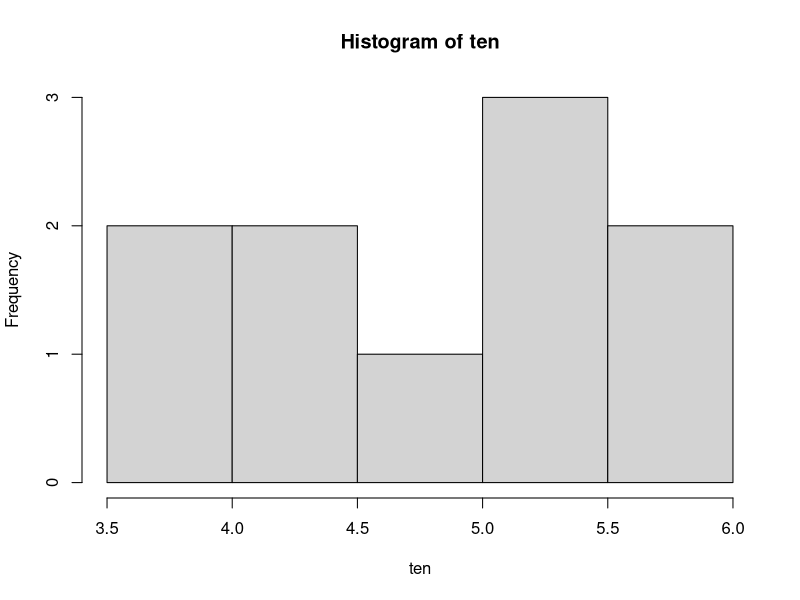
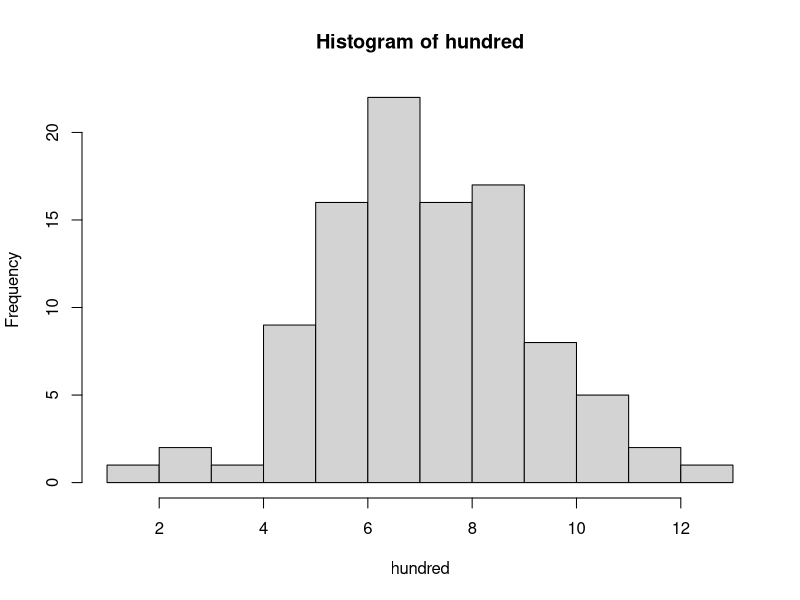
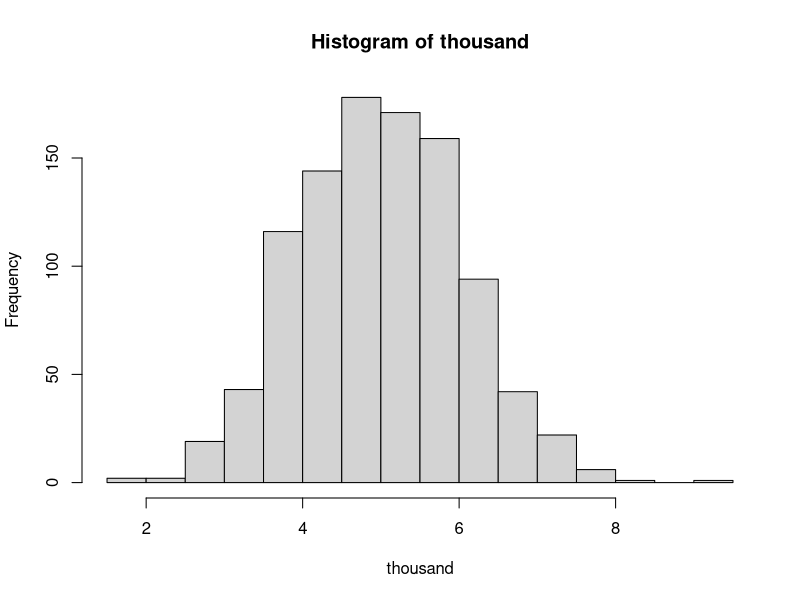
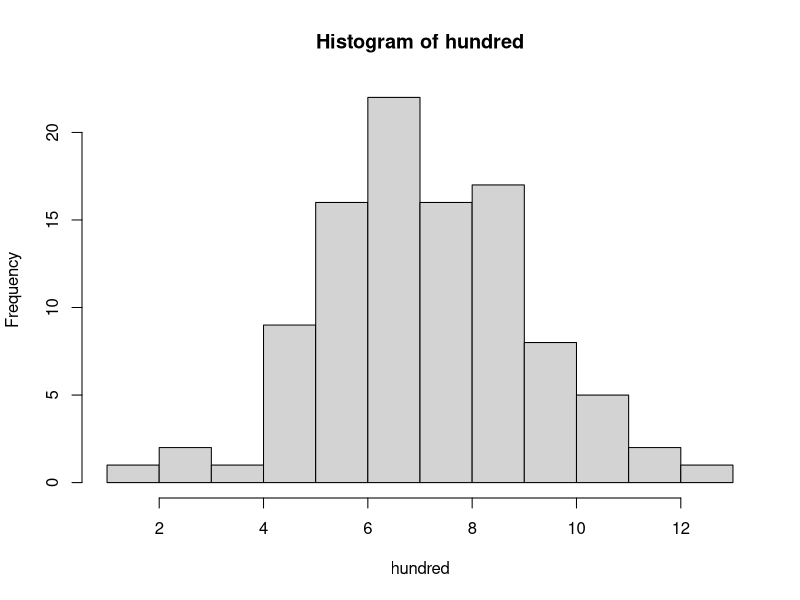
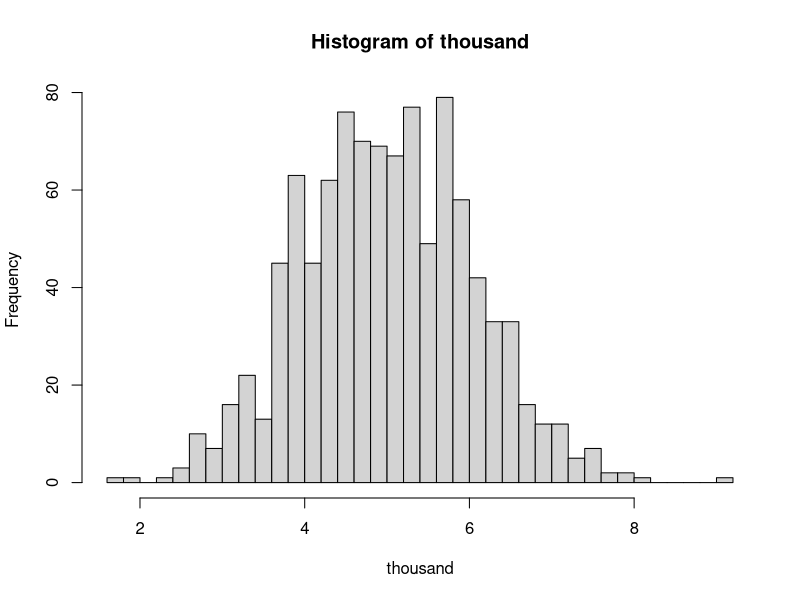
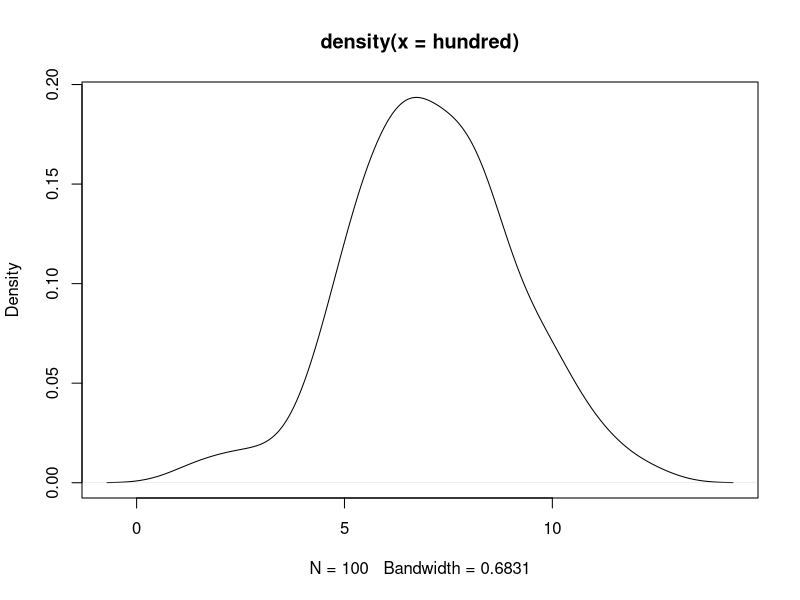
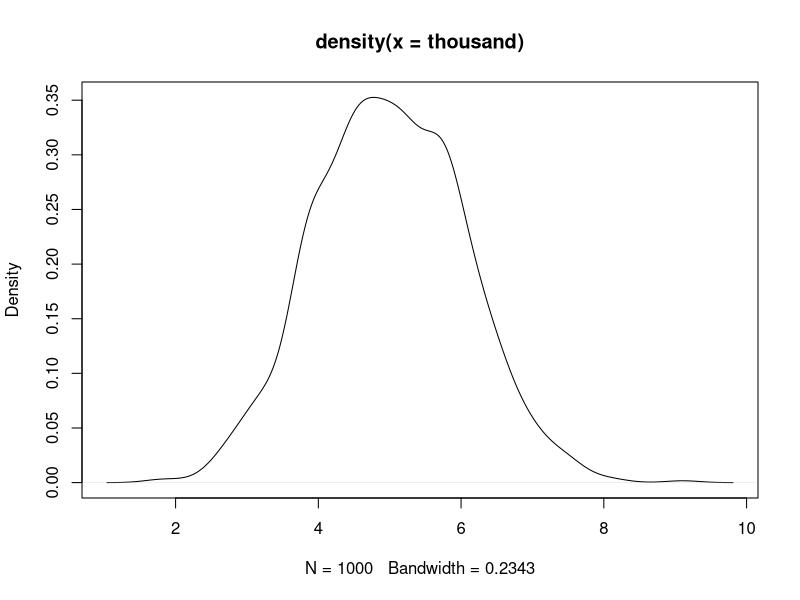
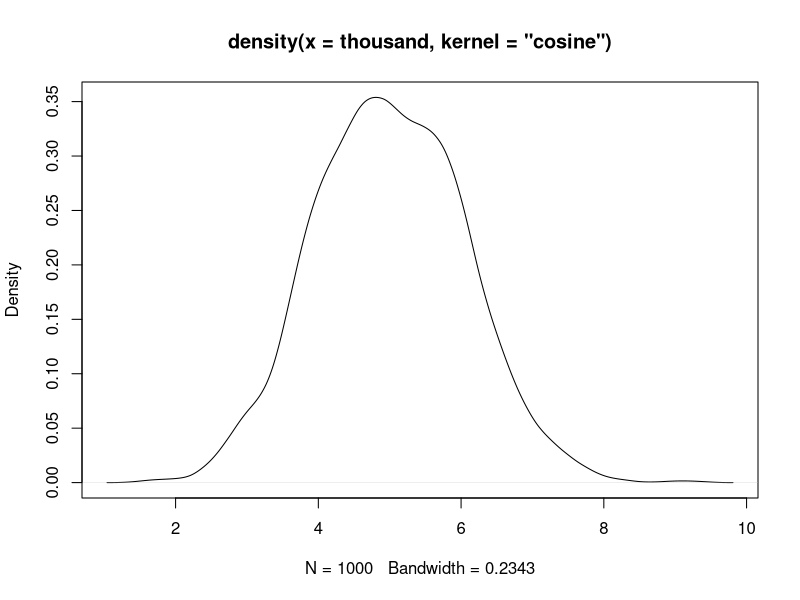

These figures' R source, in order: (Note: a time limit stopped this script after it produced the figures.)
# 1
ten <- rnorm(10, 5, 1)
hundred <- rnorm(100, 7, 2)
thousand <- rnorm(1000, 5, 1)

# 1a
ten_hist <- hist(ten, plot = FALSE)
hundred_hist <- hist(hundred, plot = FALSE)
thousand_hist <- hist(thousand, plot = FALSE)
thousand_hist

# the breaks, the counts for each bin, the middle of each bin,
# the name, equidist (boole), class

# 1b
plot(ten_hist)

plot(hundred_hist)

plot(thousand_hist)

# some better some worse

# 1c
hist(hundred, breaks = 10)

hist(thousand, breaks = 50)

# 1d
density(hundred)

plot(density(hundred))

plot(density(thousand))

plot(density(thousand, kernel = "cosine"))

plot(density(thousand, kernel = "rectangular"))

plot(density(thousand, kernel = "triangular"))

plot(density(thousand, bw = "SJ"))

# 2

red_die_throws <- c(3, 6, 4, 1, 1)
blue_die_throws <- c(1, 1, 4, 2, 1)

pdf("Two_dice_comparison_experiment_boxplot.pdf", height = 14, width = 14)
boxplot(
  list(red_die = red_die_throws, blue_die = blue_die_throws),
  main = paste(
    "The distribution of numbers of sampling (throwing) two dice (red and blue)",
    "- Mean values in darkgreen diamonds.",
    "Would you assume that the red die throws higher numbers than the blue?",
    sep = "\n"
  ),
  border = c("red", "blue")
)
points(1:2, c(
  mean(red_die_throws),
  mean(blue_die_throws)
), pch = 18, cex = 3, col = "darkgreen")
dev.off()

# boxplot suggests, that there is a significant difference, but
# but there are too few samples

# 2a
dice <- 1:6
all_combinations <- expand.grid(
  dice_1 = dice, dice_2 = dice,
  dice_3 = dice, dice_4 = dice, dice_5 = dice
)

# 2b
mean <- apply(all_combinations, 1, mean)
all_combinations$mean <- mean
head(all_combinations)

# 2c
abs_diff <- function(x) {
  abs(x[[1]] - x[[2]])
}

all_differences_of_two_means <- combn(all_combinations[["mean"]], 2, FUN = abs_diff)

head(all_differences_of_two_means)

# 2d
hist(all_differences_of_two_means, breaks = 100)

# 2e
diff_red_blue <- abs(mean(red_die_throws) - mean(blue_die_throws))
diff_red_blue

# 2f
likelihood <- length(all_differences_of_two_means[all_differences_of_two_means >= diff_red_blue]) / length(all_differences_of_two_means)

likelihood

# 2g
# keep the null hypothesis

t.test(red_die_throws, blue_die_throws)
